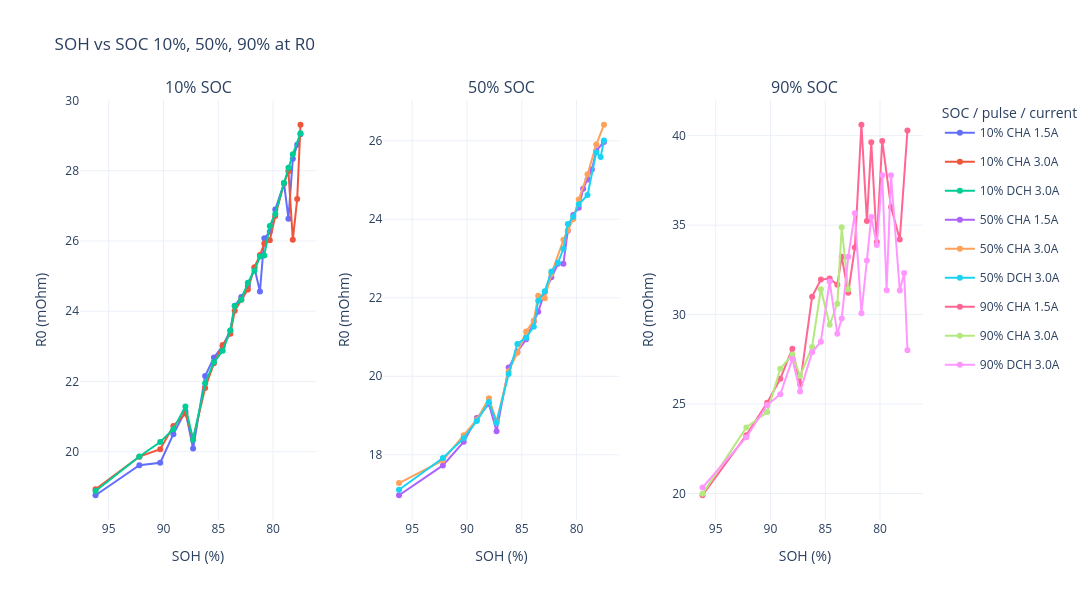

The cell this chart's notebook holds for it:
### Code cell
# =============================================================================
# 10. R0结果按flag输出 + 按SOC / pulse / current分类绘图
# =============================================================================
# 说明：
#   1. R0 本身已经在 build_time_diff_sequence(df) 中计算完成；
#   2. 这里基于 filtered_pulse 输出 R0 结果和 flag 统计；
#   3. R0 单位从 Ohm 转为 mOhm；
#   4. 绘图分类方式参考：
#      10% / 50% / 90% SOC 分成三个子图；
#      每条线按 SOC + CHA/DCH + 电流大小 分类。

# -----------------------------
# 1. 选择R0结果来源
# -----------------------------
if "filtered_pulse" in globals():
    r0_source = filtered_pulse.copy()
elif "pulse_sequence" in globals():
    r0_source = pulse_sequence.copy()
else:
    raise NameError("请先运行前面的cell，生成 pulse_sequence 或 filtered_pulse。")

required_columns = [
    "SOH",
    "SOC",
    "Time",
    "Current",
    "Voltage",
    "Zustand",
    "Zustand/Current",
    "R0",
    "R0_Target_Time",
    "Pause_to_Pulse_Time_Diff_s",
    "R0_Quality"
]

missing_columns = [col for col in required_columns if col not in r0_source.columns]
if missing_columns:
    raise KeyError(f"R0结果缺少必要列: {missing_columns}")

# -----------------------------
# 2. 整理R0结果
# -----------------------------
r0_result = r0_source.copy()

r0_result["SOH"] = pd.to_numeric(r0_result["SOH"], errors="coerce")
r0_result["Current"] = pd.to_numeric(r0_result["Current"], errors="coerce")
r0_result["R0"] = pd.to_numeric(r0_result["R0"], errors="coerce")

# R0原单位为 Ohm，这里转换为 mOhm，方便和图里的量级一致
r0_result["R0_mOhm"] = r0_result["R0"] * 1000

r0_result["R0_Quality"] = (
    r0_result["R0_Quality"]
    .fillna("缺失")
    .astype(str)
    .str.strip()
)

r0_result["Current_abs_A"] = r0_result["Current"].abs().round(1)

r0_result["Current_Label"] = r0_result["Current_abs_A"].map(
    lambda x: f"{x:.1f}A" if pd.notna(x) else "UnknownA"
)

r0_result["SOC_pulse_current"] = (
    r0_result["SOC"].astype(str)
    + " "
    + r0_result["Zustand"].astype(str)
    + " "
    + r0_result["Current_Label"]
)

r0_result["R0_Is_Valid"] = (
    r0_result["R0_mOhm"].notna()
    & np.isfinite(r0_result["R0_mOhm"])
)

# 逐条记录的R0置信度。即使前面cell尚未重跑，这里也会重新生成。
def classify_r0_confidence(row):
    if not row["R0_Is_Valid"]:
        return R0_CONFIDENCE_INVALID

    flags = {
        flag.strip()
        for flag in str(row["R0_Quality"]).split("；")
        if flag.strip()
    }

    if flags and flags.issubset(TRUSTED_R0_QUALITY_FLAGS):
        return R0_CONFIDENCE_FULL

    return R0_CONFIDENCE_REVIEW

r0_result["R0_Confidence"] = r0_result.apply(
    classify_r0_confidence,
    axis=1
)

result_display_columns = [
    "SOH",
    "SOC",
    "Time",
    "Zustand",
    "Current",
    "Voltage",
    "R0",
    "R0_mOhm",
    "R0_Target_Time",
    "Pause_to_Pulse_Time_Diff_s",
    "R0_Quality",
    "R0_Confidence",
    "SOC_pulse_current",
    "File"
]

print("R0结果：按 R0_Quality / SOC / SOH 排序")
display(
    r0_result[result_display_columns]
    .sort_values(
        ["R0_Quality", "SOC", "SOH", "Zustand", "Current"],
        ascending=[True, True, False, True, True]
    )
    .reset_index(drop=True)
)

# -----------------------------
# 3. R0_Quality统计
# -----------------------------
# 若一条记录包含多个以“；”分隔的flag，会拆开后分别统计。
r0_quality_summary = (
    r0_result
    .assign(R0_Quality_Flag=r0_result["R0_Quality"].str.split("；"))
    .explode("R0_Quality_Flag")
)

r0_quality_summary["R0_Quality_Flag"] = (
    r0_quality_summary["R0_Quality_Flag"]
    .fillna("缺失")
    .astype(str)
    .str.strip()
)

r0_quality_summary = (
    r0_quality_summary
    .groupby("R0_Quality_Flag", dropna=False)
    .agg(
        Flag_Count=("R0_Quality_Flag", "size"),
        Valid_R0_Count=("R0_Is_Valid", "sum")
    )
    .reset_index()
    .sort_values("Flag_Count", ascending=False)
)

r0_quality_summary["Percent_of_segments"] = (
    r0_quality_summary["Flag_Count"] / len(r0_result) * 100
)

# flag级别的建议置信度：
# 3（正常）、1（后段不稳但早期窗口稳定）、4（首点0且电压跳变）
# 都作为干净标签，建议权重1.0。
r0_quality_summary["R0_Confidence"] = np.select(
    [
        (
            r0_quality_summary["R0_Quality_Flag"].isin(
                TRUSTED_R0_QUALITY_FLAGS
            )
            & r0_quality_summary["Valid_R0_Count"].gt(0)
        ),
        r0_quality_summary["Valid_R0_Count"].eq(0)
    ],
    [
        R0_CONFIDENCE_FULL,
        R0_CONFIDENCE_INVALID
    ],
    default=R0_CONFIDENCE_REVIEW
)

print("R0_Quality统计：")
display(r0_quality_summary)

# -----------------------------
# 4. 按图示方式绘图：SOH vs R0，分SOC子图，按 SOC / pulse / current 分线
# -----------------------------
# 绘制正常R0，以及“后段电流不稳定但早期拟合窗口稳定”的有效R0
r0_plot_data = r0_result[
    r0_result["R0_Is_Valid"]
    & r0_result["R0_Quality"].isin([
        "正常",
        R0_EARLY_WINDOW_FLAG
    ])
].copy()

if r0_plot_data.empty:
    print("没有可绘制的有效R0数据。")
else:
    soc_plot_order = ["10%", "50%", "90%"]
    available_soc_order = [
        soc for soc in soc_plot_order
        if soc in r0_plot_data["SOC"].astype(str).unique()
    ]

    # 如果出现了不在默认顺序中的SOC，也保留在后面
    extra_soc = [
        soc for soc in r0_plot_data["SOC"].astype(str).unique()
        if soc not in available_soc_order
    ]

    available_soc_order = available_soc_order + sorted(extra_soc)

    fig = make_subplots(
        rows=1,
        cols=len(available_soc_order),
        subplot_titles=[f"{soc} SOC" for soc in available_soc_order],
        shared_yaxes=False,
        horizontal_spacing=0.08
    )

    shown_legend = set()

    for col_idx, soc in enumerate(available_soc_order, start=1):
        soc_data = r0_plot_data[
            r0_plot_data["SOC"].astype(str) == soc
        ].copy()

        # 按SOH从高到低排序，配合反向x轴，视觉上和示例图一致
        soc_data = soc_data.sort_values(
            ["SOC_pulse_current", "SOH"],
            ascending=[True, False]
        )

        for label, group in soc_data.groupby("SOC_pulse_current", sort=True):
            group = group.sort_values("SOH", ascending=False)

            fig.add_trace(
                go.Scatter(
                    x=group["SOH"],
                    y=group["R0_mOhm"],
                    mode="lines+markers",
                    name=label,
                    legendgroup=label,
                    showlegend=label not in shown_legend
                ),
                row=1,
                col=col_idx
            )

            shown_legend.add(label)

        fig.update_xaxes(
            title_text="SOH (%)",
            autorange="reversed",
            row=1,
            col=col_idx
        )

        fig.update_yaxes(
            title_text="R0 (mOhm)",
            row=1,
            col=col_idx
        )

    fig.update_layout(
        title="SOH vs SOC 10%, 50%, 90% at R0",
        legend_title_text="SOC / pulse / current",
        width=1500,
        height=600,
        template="plotly_white"
    )

    fig.show()

### Figure 1 — Plotly figure (JSON) as saved in the notebook; plotly's stock layout.template omitted (floating-point values rounded to 4 significant figures)
{"data": [{"legendgroup": "10% CHA 1.5A", "mode": "lines+markers", "name": "10% CHA 1.5A", "showlegend": true, "type": "scatter", "x": [96.2, 92.2, 90.3, 89.1, 88, 87.3, 86.2, 85.4, 84.6, 83.9, 83.5, 82.9, 82.3, 81.7, 81.2, 80.8, 80.3, 79.8, 79, 78.6, 78.2, 77.8, 77.5], "xaxis": "x", "y": [18.76, 19.62, 19.68, 20.5, 21.15, 20.09, 22.15, 22.68, 23.0, 23.45, 24.16, 24.4, 24.71, 25.23, 24.56, 26.08, 26.26, 26.89, 27.64, 26.63, 28.34, 28.74, 29.04], "yaxis": "y"}, {"legendgroup": "10% CHA 3.0A", "mode": "lines+markers", "name": "10% CHA 3.0A", "showlegend": true, "type": "scatter", "x": [96.2, 92.2, 90.3, 89.1, 88, 87.3, 86.2, 85.4, 84.6, 83.9, 83.5, 82.9, 82.3, 81.7, 81.2, 80.8, 80.3, 79.8, 79, 78.6, 78.2, 77.8, 77.5], "xaxis": "x", "y": [18.93, 19.86, 20.07, 20.73, 21.09, 20.37, 21.81, 22.52, 23.03, 23.36, 24.01, 24.34, 24.62, 25.25, 25.6, 25.93, 26.02, 26.71, 27.64, 27.98, 26.03, 27.19, 29.31], "yaxis": "y"}, {"legendgroup": "10% DCH 3.0A", "mode": "lines+markers", "name": "10% DCH 3.0A", "showlegend": true, "type": "scatter", "x": [96.2, 92.2, 90.3, 89.1, 88, 87.3, 86.2, 85.4, 84.6, 83.9, 83.5, 82.9, 82.3, 81.7, 81.2, 80.8, 80.3, 79.8, 79, 78.6, 78.2, 77.5], "xaxis": "x", "y": [18.88, 19.86, 20.27, 20.64, 21.29, 20.34, 21.95, 22.54, 22.88, 23.45, 24.14, 24.33, 24.81, 25.15, 25.56, 25.59, 26.43, 26.77, 27.65, 28.08, 28.47, 29.07], "yaxis": "y"}, {"legendgroup": "50% CHA 1.5A", "mode": "lines+markers", "name": "50% CHA 1.5A", "showlegend": true, "type": "scatter", "x": [96.2, 92.2, 90.3, 89.1, 88, 87.3, 86.2, 85.4, 84.6, 83.9, 83.5, 82.9, 82.3, 81.7, 81.2, 80.8, 80.3, 79.8, 79.4, 79, 78.6, 78.2, 77.5], "xaxis": "x2", "y": [16.97, 17.73, 18.33, 18.94, 19.29, 18.6, 20.22, 20.63, 20.94, 21.4, 21.64, 22.15, 22.52, 22.87, 22.87, 23.71, 24.11, 24.29, 24.78, 25.01, 25.27, 25.75, 25.97], "yaxis": "y2"}, {"legendgroup": "50% CHA 3.0A", "mode": "lines+markers", "name": "50% CHA 3.0A", "showlegend": true, "type": "scatter", "x": [96.2, 92.2, 90.3, 89.1, 88, 87.3, 86.2, 85.4, 84.6, 83.9, 83.5, 82.9, 82.3, 81.2, 80.8, 80.3, 79.8, 79, 78.2, 77.5], "xaxis": "x2", "y": [17.28, 17.86, 18.5, 18.89, 19.44, 18.85, 20.13, 20.6, 21.14, 21.42, 22.05, 21.99, 22.61, 23.47, 23.72, 24.0, 24.51, 25.14, 25.9, 26.41], "yaxis": "y2"}, {"legendgroup": "50% DCH 3.0A", "mode": "lines+markers", "name": "50% DCH 3.0A", "showlegend": true, "type": "scatter", "x": [96.2, 92.2, 90.3, 89.1, 88, 87.3, 86.2, 85.4, 84.6, 83.9, 83.5, 82.9, 82.3, 81.7, 81.2, 80.8, 80.3, 79.8, 79, 78.2, 77.8, 77.5], "xaxis": "x2", "y": [17.11, 17.92, 18.42, 18.86, 19.34, 18.82, 20.06, 20.83, 20.98, 21.26, 21.92, 22.16, 22.67, 22.89, 23.25, 23.88, 24.06, 24.38, 24.62, 25.7, 25.59, 26.01], "yaxis": "y2"}, {"legendgroup": "90% CHA 1.5A", "mode": "lines+markers", "name": "90% CHA 1.5A", "showlegend": true, "type": "scatter", "x": [96.2, 92.2, 90.3, 89.1, 88, 87.3, 86.2, 85.4, 84.6, 83.9, 83.5, 82.9, 82.3, 81.7, 81.2, 80.8, 80.3, 79.8, 79, 78.2, 77.5], "xaxis": "x3", "y": [19.9, 23.26, 25.07, 26.42, 28.1, 26.11, 31.0, 31.96, 32.01, 31.66, 33.24, 31.22, 33.74, 40.61, 35.23, 39.63, 34.06, 39.71, 36.01, 34.2, 40.29], "yaxis": "y3"}, {"legendgroup": "90% CHA 3.0A", "mode": "lines+markers", "name": "90% CHA 3.0A", "showlegend": true, "type": "scatter", "x": [96.2, 92.2, 90.3, 89.1, 88, 87.3, 86.2, 85.4, 84.6, 83.9, 83.5, 82.9], "xaxis": "x3", "y": [19.98, 23.69, 24.55, 26.98, 27.77, 26.56, 28.19, 31.42, 29.43, 30.61, 34.88, 31.42], "yaxis": "y3"}, {"legendgroup": "90% DCH 3.0A", "mode": "lines+markers", "name": "90% DCH 3.0A", "showlegend": true, "type": "scatter", "x": [96.2, 92.2, 90.3, 89.1, 88, 87.3, 86.2, 85.4, 84.6, 83.9, 83.5, 82.9, 82.3, 81.7, 81.2, 80.8, 80.3, 79.8, 79.4, 79, 78.2, 77.8, 77.5], "xaxis": "x3", "y": [20.34, 23.15, 24.94, 25.55, 27.52, 25.71, 27.89, 28.49, 31.85, 28.93, 29.78, 33.24, 35.66, 30.08, 33.03, 35.46, 33.89, 37.79, 31.36, 37.79, 31.35, 32.33, 28.0], "yaxis": "y3"}], "layout": {"annotations": [{"font": {"size": 16}, "showarrow": false, "text": "10% SOC", "x": 0.14, "xanchor": "center", "xref": "paper", "y": 1, "yanchor": "bottom", "yref": "paper"}, {"font": {"size": 16}, "showarrow": false, "text": "50% SOC", "x": 0.5, "xanchor": "center", "xref": "paper", "y": 1, "yanchor": "bottom", "yref": "paper"}, {"font": {"size": 16}, "showarrow": false, "text": "90% SOC", "x": 0.86, "xanchor": "center", "xref": "paper", "y": 1, "yanchor": "bottom", "yref": "paper"}], "height": 600, "legend": {"title": {"text": "SOC / pulse / current"}}, "title": {"text": "SOH vs SOC 10%, 50%, 90% at R0"}, "width": 1500, "xaxis": {"anchor": "y", "autorange": "reversed", "domain": [0, 0.28], "title": {"text": "SOH (%)"}}, "xaxis2": {"anchor": "y2", "autorange": "reversed", "domain": [0.36, 0.64], "title": {"text": "SOH (%)"}}, "xaxis3": {"anchor": "y3", "autorange": "reversed", "domain": [0.72, 1], "title": {"text": "SOH (%)"}}, "yaxis": {"anchor": "x", "domain": [0, 1], "title": {"text": "R0 (mOhm)"}}, "yaxis2": {"anchor": "x2", "domain": [0, 1], "title": {"text": "R0 (mOhm)"}}, "yaxis3": {"anchor": "x3", "domain": [0, 1], "title": {"text": "R0 (mOhm)"}}}}
